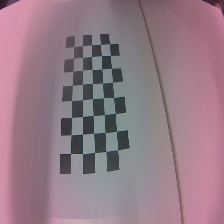
#> input picture lab2/car/114_80_91d9e658-adce-11f0-b2a9-a46bb60726e6 - Copy.jpg, 224 x 224 px; its folder holds only this picture in this run
$ jupyter execute lab2.ipynb
#> lines starting #> are read from the running program, lines starting #| are printed output that depends on the picture; after the words box and inside, x2 and y2 are one past the last pixel; in counts of white or black regions, pixels touching at a corner belong together; long printed decimals are rounded
[cell 1]
import numpy as np
import cv2 as cv
import glob
import os

# termination criteria
criteria = (cv.TERM_CRITERIA_EPS + cv.TERM_CRITERIA_MAX_ITER, 30, 0.001)

# prepare object points, like (0,0,0), (1,0,0), (2,0,0) ....,(6,5,0)
objp = np.zeros((5*8,3), np.float32)
objp[:,:2] = np.mgrid[0:8,0:5].T.reshape(-1,2)

# Arrays to store object points and image points from all the images.
objpoints = [] # 3d point in real world space
imgpoints = [] # 2d points in image plane.

images = glob.glob('./car/*.jpg')
print(f"Found {len(images)} .jpg images")

for fname in images:
    img = cv.imread(fname)
#> img is the input picture: shape (224, 224, 3); mean B, G, R 134.6, 123.1, 148.1
    gray = cv.cvtColor(img, cv.COLOR_BGR2GRAY)
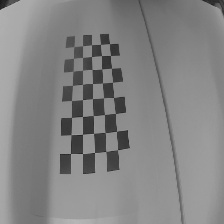
#> gray: shape (224, 224); min 25, max 188, mean 131.9

    # Find the chess board corners
    ret, corners = cv.findChessboardCorners(gray, (8,5), None)
#> ret = True; corners = 40 rows, first 8: [70.49, 153.5], [71.12, 134.8], [71.43, 117.4], [71.42, 100.6], [72.32, 85.32], [73.09, 70.99], [73.35, 58.28], [73.92, 46.7]

    # If found, add object points, image points (after refining them)
    if ret == True:
        objpoints.append(objp)
        print(f"✅ Chessboard found in {fname}")

        corners2 = cv.cornerSubPix(gray,corners, (11,11), (-1,-1), criteria)
#> corners2 = 40 rows, first 8: [68.07, 153.3], [78.17, 134.3], [77.81, 116.7], [78.23, 100.1], [78.63, 84.46], [73.09, 70.99], [73.35, 58.28], [73.92, 46.7]
        imgpoints.append(corners2)

        # Draw and display the corners
        cv.drawChessboardCorners(img, (8,5), corners2, ret)
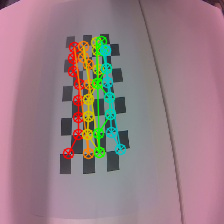
#> img: shape (224, 224, 3); 7.95% of pixels changed, all inside (x1, y1, x2, y2) = (62, 35, 127, 160)
        cv.imshow('img', img)
        cv.waitKey(500)

cv.destroyAllWindows()

[cell 2]
ret, mtx, dist, rvecs, tvecs = cv.calibrateCamera(objpoints, imgpoints, gray.shape[::-1], None, None)
#> ret = 4.4; mtx = [[134.1, 0, 119.3], [0, 1100.9, 106.4], [0, 0, 1]]; dist = [[-55.7, -160.5, 0.167, -4.64, 19669.2]]; rvecs = ([-0.797, -1.01, -1.45],); tvecs = ([-5.14, 0.946, 31.74],)

[cell 3]
input_folder = './car'
output_folder = './output'
os.makedirs(output_folder, exist_ok=True)

[cell 4]
images = glob.glob(os.path.join(input_folder, '*.jpg'))
print(f"Found {len(images)} images in '{input_folder}'")

[cell 5]
# undistort
for i, fname in enumerate(images, 1):
    img = cv.imread(fname)
    if img is None:
        print(f"❌ Could not read {fname}")
        continue

    h, w = img.shape[:2]
#> h = 224; w = 224
    newcameramtx, roi = cv.getOptimalNewCameraMatrix(mtx, dist, (w,h), 1, (w,h))
#> newcameramtx = [[1072.4, 0, 62.51], [0, 1100.9, 106.4], [0, 0, 1]]; roi = (0, 0, 0, 0)

    # Undistort
    dst = cv.undistort(img, mtx, dist, None, newcameramtx)
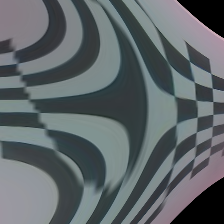
#> dst: shape (224, 224, 3); mean B, G, R 104.5, 101.4, 94

    # Optional crop
    x, y, w, h = roi
#> x = 0; y = 0; w = 0; h = 0
    dst = dst[y:y+h, x:x+w]
#> dst = empty array

    # Save output image
    basename = os.path.basename(fname)
    out_path = os.path.join(output_folder, f"undistorted_{basename}")
    cv.imwrite(out_path, dst)
    print(f"[{i}/{len(images)}] ✅ Saved {out_path}")

[cell 6]
print("ret =", ret)
#| ret = 4.401
print("Camera matrix (mtx):\n", mtx)
#| Camera matrix (mtx):
#|  [[1.34051062e+02 0.00000000e+00 1.19314160e+02]
#|  [0.00000000e+00 1.10092184e+03 1.06441357e+02]
#|  [0.00000000e+00 0.00000000e+00 1.00000000e+00]]
print("Distortion coefficients (dist):\n", dist)
#| Distortion coefficients (dist):
#|  [[-5.57047833e+01 -1.60464653e+02  1.67495921e-01 -4.63910875e+00
#|    1.96692318e+04]]

$ run again, on lab2/car/147_111_9ed2d9a0-adce-11f0-b2a9-a46bb60726e6.jpg
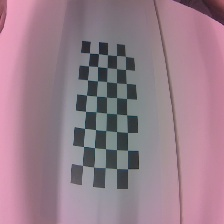
#> input picture lab2/car/147_111_9ed2d9a0-adce-11f0-b2a9-a46bb60726e6.jpg, 224 x 224 px
#> img is the input picture: shape (224, 224, 3); mean B, G, R 138.7, 126.3, 152.2
#> `ret, corners = cv.findChessboardCorners(gray, (8,5), None)`: ret = True; corners = 40 rows, first 8: [82.43, 165.3], [83.52, 146.5], [84.46, 128.3], [85.64, 111.3], [86.44, 95.02], [87.27, 80.02], [88.49, 66], [89.59, 52.85]
#> corners2 = 40 rows, first 8: [88.53, 166.5], [89.08, 146.8], [89.84, 128.7], [89.88, 111.3], [91.12, 95.49], [92.35, 80.2], [93.56, 58.67], [94.57, 50.74]
#> `cv.drawChessboardCorners(img, (8,5), corners2, ret)`:
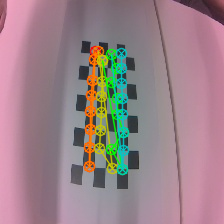
#> img: shape (224, 224, 3); 7.84% of pixels changed, all inside (x1, y1, x2, y2) = (83, 45, 130, 176)
#> `ret, mtx, dist, rvecs, tvecs = cv.calibrateCamera(objpoints, imgpoints..`: ret = 3.81; mtx = [[997.6, 0, 184.5], [0, 2273.2, 121.8], [0, 0, 1]]; dist = [[6.42, 287.9, 0.136, 1.62, -4193.5]]; rvecs = ([-0.774, -1.16, -1.42],); tvecs = ([-6.9, 0.513, 30.55],)
#> newcameramtx = [[499.9, 0, 206.5], [0, 1364.6, 151], [0, 0, 1]]; roi = (114, 85, 107, 120)
#> `x, y, w, h = roi`: x = 114; y = 85; w = 107; h = 120
#> `dst = dst[y:y+h, x:x+w]`:
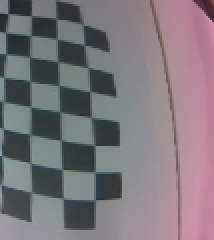
#> dst: shape (120, 107, 3) (shown 2 times larger); mean B, G, R 124.1, 117.7, 125.2
#| ret = 3.810
#| Camera matrix (mtx):
#|  [[9.97617041e+02 0.00000000e+00 1.84534563e+02]
#|  [0.00000000e+00 2.27321510e+03 1.21764719e+02]
#|  [0.00000000e+00 0.00000000e+00 1.00000000e+00]]
#| Distortion coefficients (dist):
#|  [[ 6.42395205e+00  2.87905400e+02  1.36374231e-01  1.62323829e+00
#|   -4.19352854e+03]]
